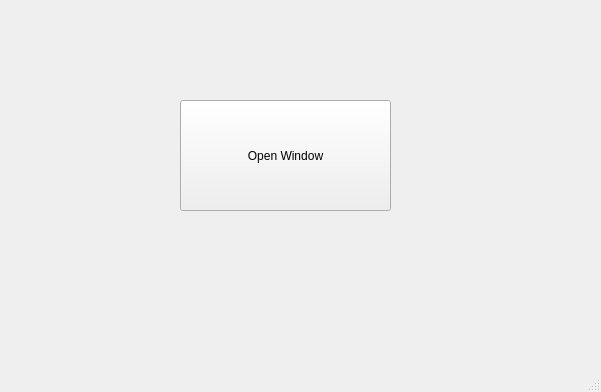
<?xml version="1.0" encoding="UTF-8"?>
<ui version="4.0">
 <class>MainWindow</class>
 <widget class="QMainWindow" name="MainWindow">
  <property name="geometry">
   <rect>
    <x>0</x>
    <y>0</y>
    <width>601</width>
    <height>392</height>
   </rect>
  </property>
  <property name="windowTitle">
   <string>MainWindow</string>
  </property>
  <widget class="QWidget" name="centralwidget">
   <widget class="QPushButton" name="pushButton">
    <property name="geometry">
     <rect>
      <x>180</x>
      <y>100</y>
      <width>211</width>
      <height>111</height>
     </rect>
    </property>
    <property name="text">
     <string>Open Window</string>
    </property>
   </widget>
  </widget>
  <widget class="QMenuBar" name="menubar">
   <property name="geometry">
    <rect>
     <x>0</x>
     <y>0</y>
     <width>601</width>
     <height>22</height>
    </rect>
   </property>
  </widget>
  <widget class="QStatusBar" name="statusbar"/>
 </widget>
 <resources/>
 <connections/>
</ui>
